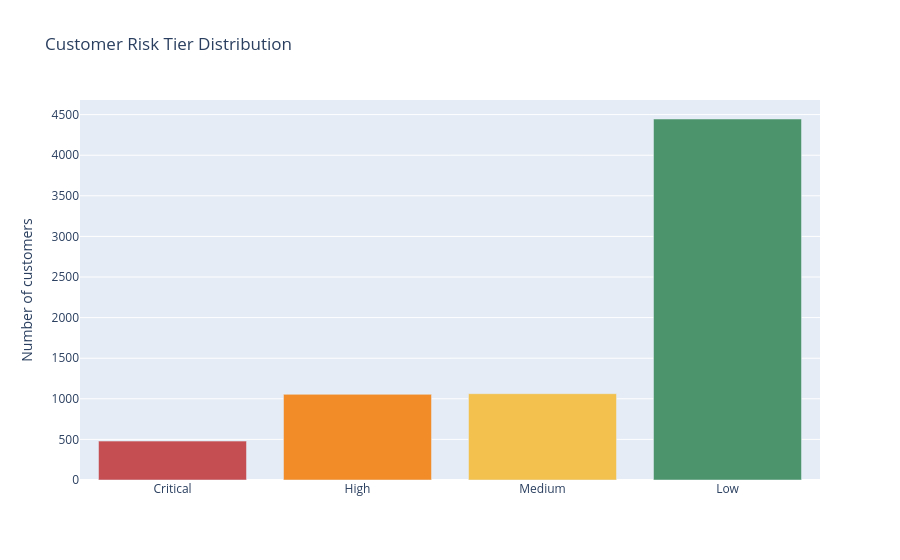

Here is the notebook cell this chart was saved with:
### Code cell
fig = risk_tiers.plot_risk_tier_distribution(scored)
fig.show()

### Figure 1 — Plotly figure (JSON) as saved in the notebook; plotly's stock layout.template omitted (floating-point values rounded to 4 significant figures)
{"data": [{"marker": {"color": ["#C44E52", "#F28C28", "#F2C14E", "#4C956C"]}, "type": "bar", "x": ["Critical", "High", "Medium", "Low"], "y": [479, 1055, 1063, 4446]}], "layout": {"title": {"text": "Customer Risk Tier Distribution"}, "yaxis": {"title": {"text": "Number of customers"}}}}
